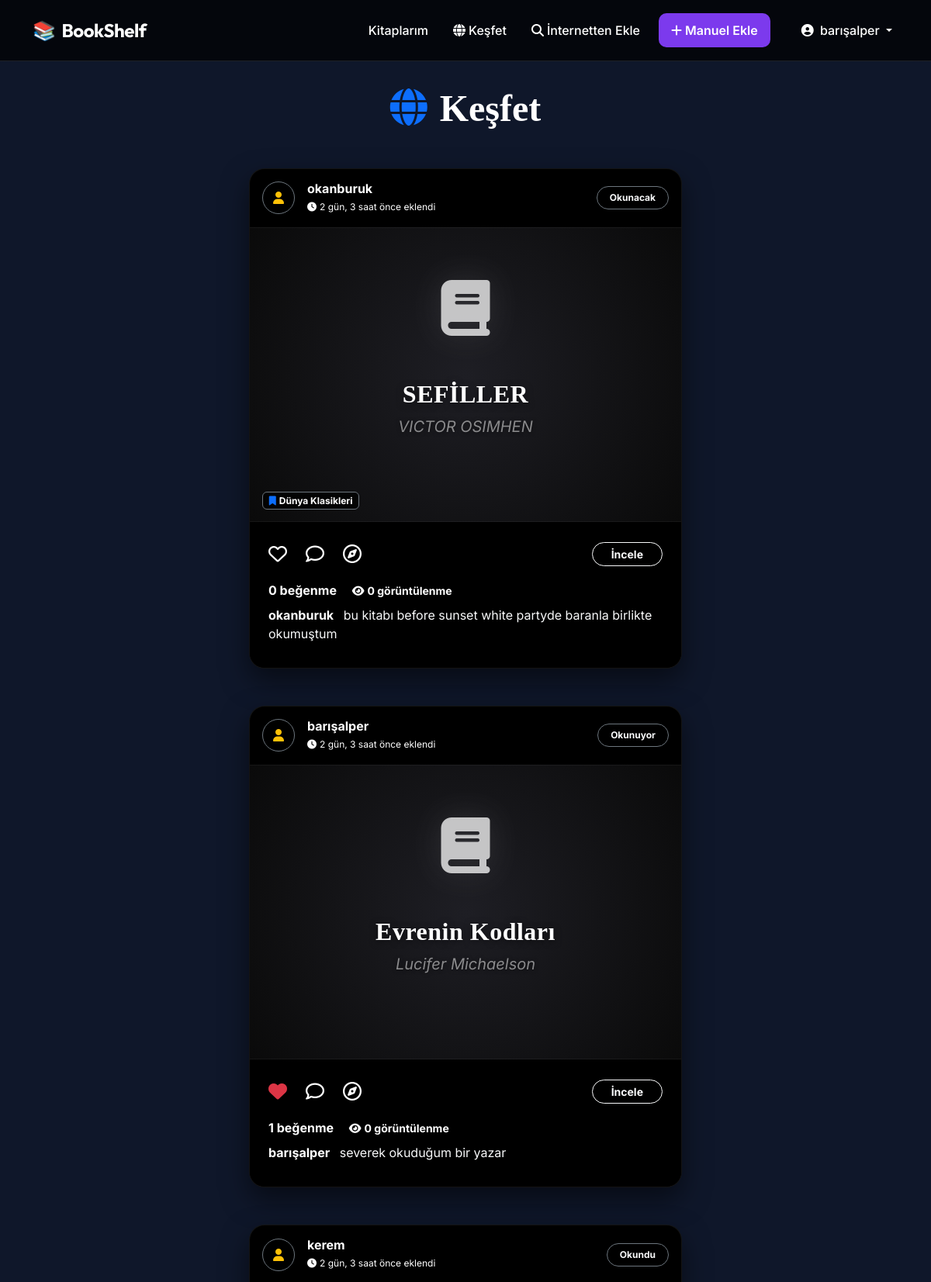
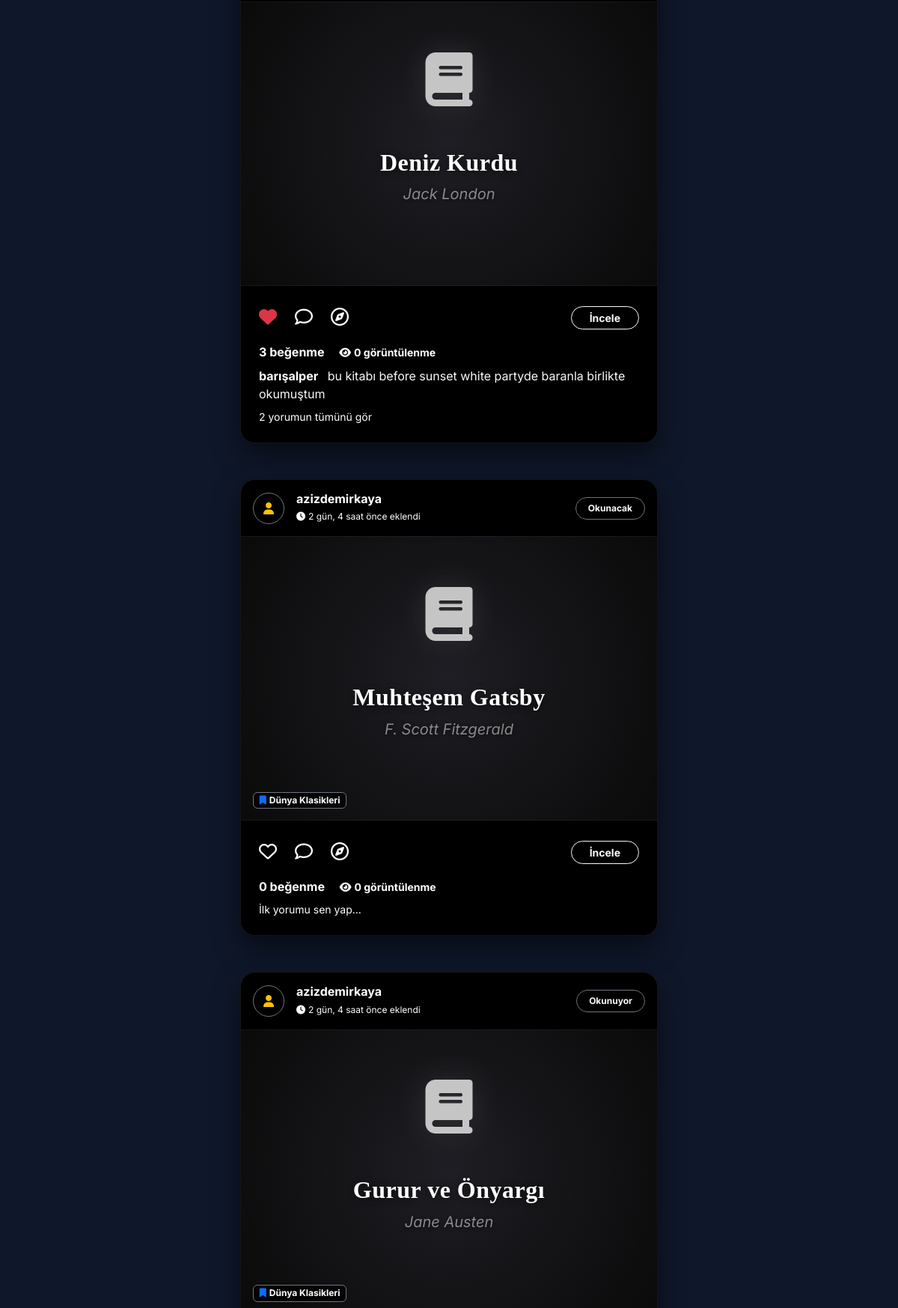
The page /feed/ (signed in, upper part) on the database its author committed (2 pictures, top to bottom).
### books/models.py (models this page shows, shortened)
class Book(models.Model):
    STATUS_CHOICES = [
        ('okunacak', 'Okunacak'),
        ('okunuyor', 'Okunuyor'),
        ('okundu', 'Okundu'),
    ]
    title = models.CharField(max_length=200)
    author = models.CharField(max_length=100)
    description = models.TextField(blank=True)
    category = models.ForeignKey(Category, on_delete=models.SET_NULL, null=True, blank=True)
    owner = models.ForeignKey(User, on_delete=models.CASCADE)
    status = models.CharField(max_length=20, choices=STATUS_CHOICES, default='okunacak')
    page_count = models.PositiveIntegerField(null=True, blank=True, verbose_name="Sayfa Sayısı")
    current_page = models.PositiveIntegerField(default=0, verbose_name="Okunan Sayfa")
    start_date = models.DateField(null=True, blank=True, verbose_name="Başlama Tarihi")
    end_date = models.DateField(null=True, blank=True, verbose_name="Bitirme Tarihi")
    cover_image = models.ImageField(upload_to='book_covers/', null=True, blank=True, verbose_name="Kitap Kapağı")
    rating = models.PositiveIntegerField(null=True, blank=True, verbose_name="Puan", choices=[(i, i) for i in range(1, 6)])
    views_count = models.PositiveIntegerField(default=0, verbose_name="Görüntülenme Sayısı")
    created_at = models.DateTimeField(auto_now_add=True)

class Category(models.Model):
    name = models.CharField(max_length=100)
    def __str__(self):
        return self.name
    class Meta:
        verbose_name_plural = "Categories"

class Comment(models.Model):
    user = models.ForeignKey(User, on_delete=models.CASCADE)
    book = models.ForeignKey(Book, on_delete=models.CASCADE, related_name='comments')
    content = models.TextField()
    is_recommended = models.BooleanField(default=True, verbose_name="Öneriyor mu?")
    created_at = models.DateTimeField(auto_now_add=True)
    class Meta:
        ordering = ['-created_at']

### books/views.py (the view)
# urls.py: path('feed/', views.feed, name='feed'),
@login_required
def feed(request):
    books = Book.objects.annotate(
        likes_count=Count('likes', distinct=True),
        comments_count=Count('comments', distinct=True)
    ).order_by('-created_at').prefetch_related('comments', 'comments__user')
    user_likes = list(Like.objects.filter(user=request.user).values_list('book_id', flat=True))
    return render(request, 'books/feed.html', {'books': books, 'user_likes': user_likes})

### books/templates/books/feed.html (shortened to what this page needs)
{% extends 'books/base.html' %}
{% block content %}
<div class="row justify-content-center mb-5">
    <div class="col-md-8 col-lg-6">
        <h1 class="display-5 fw-bold mb-5 text-white text-center" style="font-family: 'Playfair Display', serif;"><i class="fas fa-globe text-primary me-3"></i>Keşfet</h1>
        {% if books %}
            {% for book in books %}
            <div class="card bg-black border-0 mb-5 shadow-lg overflow-hidden feed-card">
                <div class="card-header bg-transparent border-0 p-3 d-flex justify-content-between align-items-center">
                    <div class="d-flex align-items-center">
                        <div class="avatar-circle bg-dark text-warning d-flex justify-content-center align-items-center me-3 shadow-sm border border-secondary" style="width: 42px; height: 42px; border-radius: 50%;">
                            <i class="fas fa-user"></i>
                        </div>
                        <div>
                            <h6 class="text-white fw-bold mb-0">{{ book.owner.username }}</h6>
                            <small class="text-muted" style="font-size: 0.75rem;"><i class="fas fa-clock me-1"></i>{{ book.created_at|timesince }} önce eklendi</small>
                        </div>
                    </div>
                    <span class="badge bg-dark border border-secondary text-light px-3 py-2 rounded-pill shadow-sm" style="font-size: 0.75rem;">
                        {{ book.get_status_display }}
                    </span>
                </div>
                <div class="card-body p-0 position-relative">
                    <div class="book-cover-area d-flex flex-column justify-content-center align-items-center text-center position-relative overflow-hidden" {% if not book.cover_image %}style="padding: 3rem;"{% endif %}>
                        {% if book.cover_image %}
                            <img src="{{ book.cover_image.url }}" alt="{{ book.title }}" class="w-100 h-100 position-absolute" style="object-fit: cover; object-position: center; z-index: 1;">
                            <div class="position-absolute w-100 h-100 bg-black opacity-50" style="z-index: 2;"></div>
                        {% else %}
                            <i class="fas fa-book display-2 text-white opacity-75 mb-4 shadow-icon"></i>
                        {% endif %}
                        <div class="position-relative" style="z-index: 3; padding: 2rem;">
                            <h2 class="fw-bold text-white mb-2 book-title">{{ book.title }}</h2>
                            <p class="text-white-50 fs-5 mb-2 fst-italic book-author">{{ book.author }}</p>
                        </div>
                    </div>
                    {% if book.category %}
                    <span class="position-absolute bottom-0 start-0 m-3 badge bg-black bg-opacity-75 text-white border border-secondary" style="backdrop-filter: blur(5px);">
                        <i class="fas fa-bookmark text-primary me-1"></i>{{ book.category }}
                    </span>
                    {% endif %}
                </div>
                <div class="card-body p-4 bg-black">
                    <div class="d-flex justify-content-between align-items-center mb-3">
                        <div class="d-flex gap-4">
                            <a href="{% url 'like_book' book.pk %}" class="text-decoration-none text-white fs-4 action-icon" title="Beğen">
                                {% if book.id in user_likes %}
                                    <i class="fas fa-heart text-danger"></i>
                                {% else %}
                                    <i class="far fa-heart"></i>
                                {% endif %}
                            </a>
                            <a href="{% url 'book_detail' book.pk %}#comments" class="text-decoration-none text-white fs-4 action-icon" title="Yorum Yap">
                                <i class="far fa-comment"></i>
                            </a>
                            <a href="{% url 'book_detail' book.pk %}" class="text-decoration-none text-white fs-4 action-icon" title="Detayları Gör">
                                <i class="far fa-compass"></i>
                            </a>
                        </div>
                        <a href="{% url 'book_detail' book.pk %}" class="btn btn-outline-light btn-sm rounded-pill px-4 fw-bold">İncele</a>
                    </div>
                    <p class="text-white fw-bold mb-2">
                        {{ book.likes_count }} beğenme
                        <span class="text-secondary ms-3 small"><i class="fas fa-eye me-1"></i>{{ book.views_count }} görüntülenme</span>
                    </p>
                    {% with latest_comment=book.comments.first %}
                        {% if latest_comment %}
                        <div class="mb-2 line-clamp-2">
                            <span class="fw-bold text-white me-2">{{ latest_comment.user.username }}</span>
                            <span class="text-light">{{ latest_comment.content }}</span>
                        </div>
                        {% endif %}
                    {% endwith %}
                    {% if book.comments_count > 1 %}
                    <a href="{% url 'book_detail' book.pk %}" class="text-secondary text-decoration-none small d-block mt-2 hover-text-white transition-all">
                        {{ book.comments_count }} yorumun tümünü gör
                    </a>
                    {% elif book.comments_count == 0 %}
                    <a href="{% url 'book_detail' book.pk %}" class="text-secondary text-decoration-none small d-block mt-2 hover-text-white transition-all">
                        İlk yorumu sen yap...
                    </a>
                    {% endif %}
                </div>
            </div>
            {% endfor %}
        {% endif %}
    </div>
</div>
{% endblock %}

### books/templates/books/base.html (shortened to what this page needs)
<!DOCTYPE html>
<html lang="tr">
<head>
    <link href="https://cdn.jsdelivr.net/npm/bootstrap@5.3.0/dist/css/bootstrap.min.css" rel="stylesheet">
    <link rel="stylesheet" href="https://cdnjs.cloudflare.com/ajax/libs/font-awesome/6.4.0/css/all.min.css">
</head>
<body>
<nav class="navbar navbar-expand-lg navbar-dark">
    <div class="container">
        <a class="navbar-brand" href="{% url 'book_list' %}">
            <span class="me-2">📚</span>BookShelf
        </a>
        <div class="collapse navbar-collapse" id="navbarNav">
            <ul class="navbar-nav ms-auto align-items-center">
                {% if user.is_authenticated %}
                    <li class="nav-item">
                        <a class="nav-link" href="{% url 'book_list' %}">Kitaplarım</a>
                    </li>
                    <li class="nav-item">
                        <a class="nav-link text-info" href="{% url 'feed' %}">
                            <i class="fas fa-globe me-1"></i>Keşfet
                        </a>
                    </li>
                    <li class="nav-item">
                        <a class="nav-link btn btn-success text-white ms-lg-2 px-3" href="{% url 'book_search_api' %}">
                            <i class="fas fa-search me-1"></i>İnternetten Ekle
                        </a>
                    </li>
                    <li class="nav-item">
                        <a class="nav-link btn btn-primary text-white ms-lg-2 px-3" href="{% url 'book_create' %}">
                            <i class="fas fa-plus me-1"></i>Manuel Ekle
                        </a>
                    </li>
                    <li class="nav-item dropdown ms-lg-3">
                        <a class="nav-link dropdown-toggle" href="#" id="userDropdown" role="button" data-bs-toggle="dropdown">
                            <i class="fas fa-user-circle me-1"></i> {{ user.username }}
                        </a>
                    </li>
                {% endif %}
            </ul>
        </div>
    </div>
</nav>
<div class="container main-container">
    {% block content %}{% endblock %}
</div>
</body>
</html>

### books/templates/books/base.html (style rules this page uses)
:root { --primary-color: #7c3aed; --primary-hover: #6d28d9; --bg-dark: #0f172a; --card-bg: #000000; --text-main: #ffffff; --text-muted: #ffffff; --glass-bg: rgba(0, 0, 0, 0.7); }
body { font-family: 'Inter', sans-serif; background-color: var(--bg-dark); color: var(--text-main); min-height: 100vh; display: flex; flex-direction: column; }
h1, h2, h3, .navbar-brand { font-family: 'Outfit', sans-serif; }
.navbar { background: var(--glass-bg); backdrop-filter: blur(12px); border-bottom: 1px solid rgba(255, 255, 255, 0.1); padding: 1rem 0; position: sticky; top: 0; z-index: 1000; }
.navbar-brand { font-size: 1.5rem; font-weight: 700; color: var(--text-main) !important; letter-spacing: -0.5px; }
.nav-link { color: var(--text-muted) !important; font-weight: 500; transition: all 0.3s ease; margin-left: 1rem; }
.main-container { flex: 1; padding: 2rem 0; }
.btn-primary { background-color: var(--primary-color); border-color: var(--primary-color); padding: 0.6rem 1.5rem; border-radius: 10px; font-weight: 600; transition: all 0.3s ease; }
.card { background-color: var(--card-bg) !important; }
.text-muted, .text-secondary { color: var(--text-muted) !important; }
.bg-dark { background-color: #000000 !important; }

### books/templates/books/feed.html (style rules this page uses)
.feed-card { border-radius: 20px !important; border: 1px solid rgba(255, 255, 255, 0.08) !important; box-shadow: 0 15px 35px rgba(0,0,0,0.5) !important; }
.book-cover-area { background: radial-gradient(circle at center, #1e1e24 0%, #0a0a0a 100%); min-height: 380px; border-top: 1px solid rgba(255, 255, 255, 0.05); border-bottom: 1px solid rgba(255, 255, 255, 0.05); }
.book-title { font-family: 'Playfair Display', serif; letter-spacing: 0.5px; text-shadow: 0 2px 10px rgba(0,0,0,0.5); }
.book-author { text-shadow: 0 1px 5px rgba(0,0,0,0.5); }
.shadow-icon { filter: drop-shadow(0 0 20px rgba(255, 255, 255, 0.15)); }
.action-icon i { transition: transform 0.2s cubic-bezier(0.175, 0.885, 0.32, 1.275), color 0.2s ease; }
.line-clamp-2 { display: -webkit-box; -webkit-line-clamp: 2; -webkit-box-orient: vertical; overflow: hidden; }
.transition-all { transition: all 0.2s ease; }

### rows shown on the page
Book: owner.username "okanburuk", created_at "2 gün, 3 saat", status "Okunacak", title "SEFİLLER", author "VICTOR OSIMHEN", category "Dünya Klasikleri", likes_count "0", views_count "0", comments.first.user.username "okanburuk", comments.first.content "bu kitabı before sunset white partyde baranla birlikte okumuştum"
Book: owner.username "barışalper", created_at "2 gün, 3 saat", status "Okunuyor", title "Evrenin Kodları", author "Lucifer Michaelson", likes_count "1", views_count "0", comments.first.user.username "barışalper", comments.first.content "severek okuduğum bir yazar"
Book: owner.username "kerem", created_at "2 gün, 3 saat", status "Okundu", title "Deniz Kurdu", author "Jack London", likes_count "3", views_count "0", comments.first.user.username "barışalper", comments.first.content "bu kitabı before sunset white partyde baranla birlikte okumuştum", comments_count "2"
Book: owner.username "azizdemirkaya", created_at "2 gün, 4 saat", status "Okunacak", title "Muhteşem Gatsby", author "F. Scott Fitzgerald", category "Dünya Klasikleri", likes_count "0", views_count "0", shows "İlk yorumu sen yap..."
Book: owner.username "azizdemirkaya", created_at "2 gün, 4 saat", status "Okunuyor", title "Gurur ve Önyargı", author "Jane Austen", category "Dünya Klasikleri"

### other values the page prints
{{ user.username }} "barışalper"
